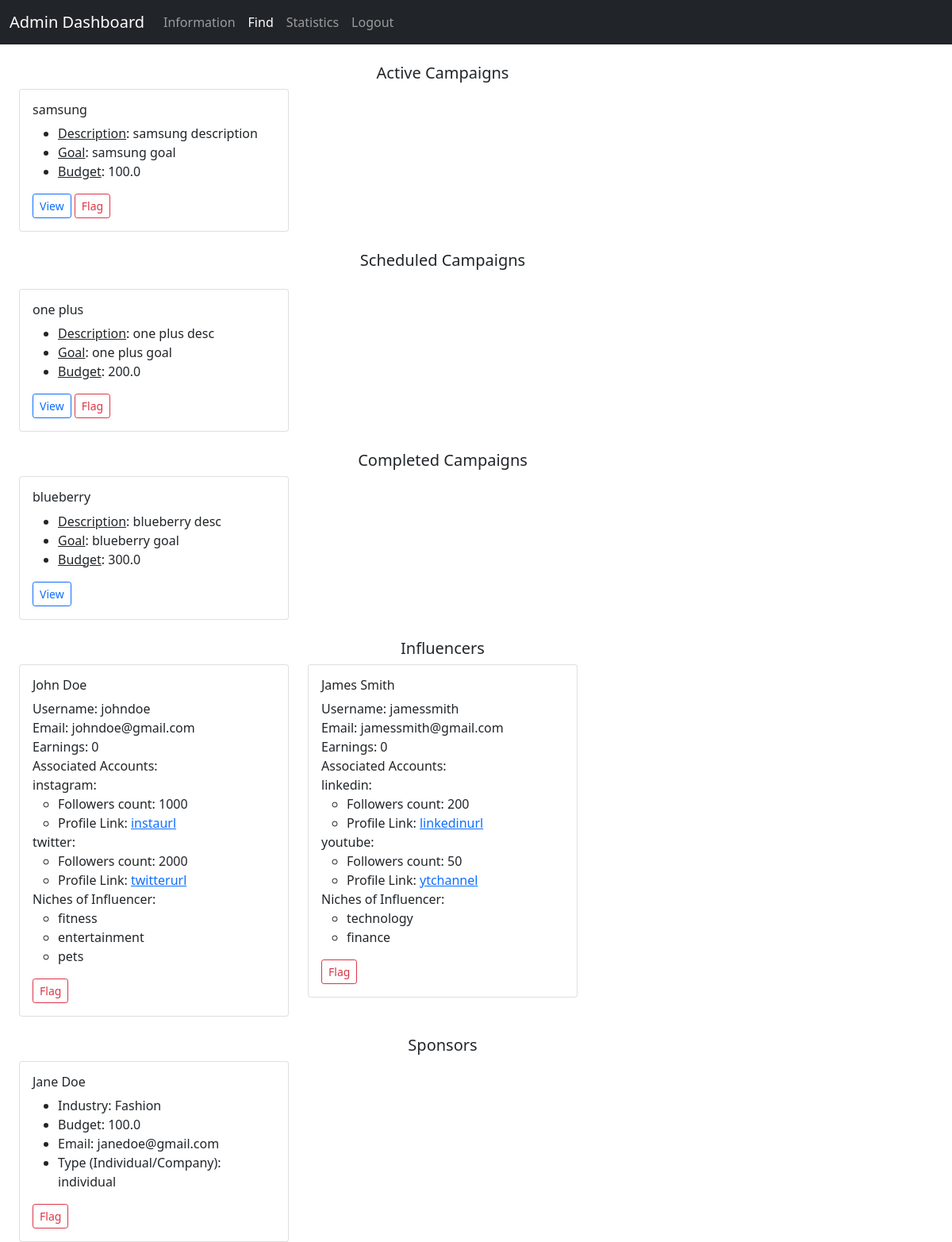
The app's page /admin_find with its own data.
### backend/models.py (models this page shows)
class Campaign(db.Model):
    __tablename__ = 'campaign'
    id = db.Column(db.Integer, primary_key=True)
    sponsor_id = db.Column(db.Integer, db.ForeignKey('sponsor.id'), nullable=False)
    visibility = db.Column(db.Enum('private', 'public'), default='public', nullable=False)
    title = db.Column(db.String, nullable=False)
    description = db.Column(db.String)
    goal = db.Column(db.String)
    start_date = db.Column(db.Date, nullable=False)
    end_date = db.Column(db.Date, nullable=False)
    budget = db.Column(db.Float, nullable=False)
    flagged = db.Column(db.Boolean, default=False)
    ad_request = db.relationship('Ad_Request', backref='campaign', cascade='all, delete-orphan')

class Influencer(db.Model):
    __tablename__ = 'influencer'
    id = db.Column(db.Integer, primary_key=True)
    first_name = db.Column(db.String, nullable=False)
    last_name = db.Column(db.String)
    age = db.Column(db.Integer, nullable=False)
    username = db.Column(db.String, unique=True, nullable=False)
    password = db.Column(db.String, nullable=False)
    email = db.Column(db.String, unique=True, nullable=False)
    earning = db.Column(db.Integer, default=0)
    profile_pic = db.Column(db.String)      # remove this attribute
    flagged = db.Column(db.Boolean, default=False)
    reach = db.relationship('Reach', backref='influencer', cascade='all, delete-orphan')
    ad_request = db.relationship('Ad_Request', backref='influencer')
    influencer_niche = db.relationship('Influencer_Niche', backref='influencer')

class Reach(db.Model):
    __tablename__ = 'reach'
    id = db.Column(db.Integer, primary_key=True)
    influencer_id = db.Column(db.Integer, db.ForeignKey('influencer.id'), nullable=False)
    platform = db.Column(db.Enum('instagram', 'twitter', 'youtube', 'linkedin'), nullable=False)
    followers = db.Column(db.Integer, nullable=False)
    profile_link = db.Column(db.String, nullable=False)

class Niche(db.Model):
    __tablename__ = 'niche'
    id = db.Column(db.Integer, primary_key=True)
    name = db.Column(db.String, nullable=False)
    influencer_niche = db.relationship('Influencer_Niche', backref='niche')
    ad_request = db.relationship('Ad_Request', backref='niche')

class Sponsor(db.Model):
    __tablename__ = 'sponsor'
    id = db.Column(db.Integer, primary_key=True)
    first_name = db.Column(db.String, nullable=False)         # if it is a company then the first_name denotes the name of the company
    last_name = db.Column(db.String)
    username = db.Column(db.String, unique=True, nullable=False)
    password = db.Column(db.String, nullable=False)
    industry = db.Column(db.String, nullable=False)
    budget = db.Column(db.Float, nullable=False)
    email = db.Column(db.String, unique=True, nullable=False)
    type = db.Column(db.Enum('company', 'individual'), nullable=False)
    flagged = db.Column(db.Boolean, default=False)
    campaign = db.relationship('Campaign', backref='sponsor', cascade='all, delete-orphan')

### backend/controllers.py (the view)
@app.route('/admin_find', methods=['GET', 'POST'])
def admin_find():
    return render_template('admin_find.html', active_campaigns=fetch_active_campaigns(), completed_campaigns=fetch_completed_campaigns(),
                           all_influencers=fetch_all_influencers(), all_sponsors=fetch_all_sponsors(), scheduled_campaigns=fetch_scheduled_campaigns())

### backend/controllers.py (called while the page is built)
def progress(start_date, end_date):
    current_date = datetime.now().date()
    total_duration = (end_date - start_date).days
    elapsed_duration = (current_date - start_date).days
    progress = (elapsed_duration / total_duration) * 100
    return int(min(max(progress, 0), 100))

def fetch_all_influencers():
    influencers = Influencer.query.filter_by(flagged=False).all()
    all_influencers = {}
    for influencer in influencers:
        if influencer.id not in all_influencers.keys():
            all_influencers[influencer.id] = {'fname': influencer.first_name, 'lname': influencer.last_name, 'username': influencer.username, 'earning': influencer.earning,
                                              'email': influencer.email, 'social_accounts': social_accounts(influencer.id), 'niches': niches(influencer.id)}
    return all_influencers

def fetch_all_sponsors():
    sponsors = Sponsor.query.filter_by(flagged=False).all()
    all_sponsors = {}
    for sponsor in sponsors:
        if sponsor.id not in all_sponsors.keys():
            all_sponsors[sponsor.id] = {'fname': sponsor.first_name, 'lname': sponsor.last_name, 'industry': sponsor.industry,
                                        'budget': sponsor.budget, 'email': sponsor.email, 'type': sponsor.type }
    return all_sponsors

def fetch_completed_campaigns(sponsor_id=None):
    current_date = datetime.now().date()
    if sponsor_id:
        campaigns = (db.session.query(Campaign)
                .filter(Campaign.end_date < current_date, Campaign.sponsor_id==sponsor_id).all())
    else:
        campaigns = (db.session.query(Campaign)
                .filter(Campaign.end_date < current_date).all())
    completed_campaigns = {}
    for campaign in campaigns:
        if campaign.id not in completed_campaigns.keys():
            completed_campaigns[campaign.id] = {'title': campaign.title, 'description': campaign.description, 'goal': campaign.goal, 'budget': campaign.budget,
                                                'start_date': campaign.start_date, 'end_date': campaign.end_date, 'visibility': campaign.visibility}
    return completed_campaigns

### templates/admin_find.html (shortened to what this page needs)
<!DOCTYPE html>
<html lang="en">
<head>
    <link href="https://cdn.jsdelivr.net/npm/bootstrap@5.0.2/dist/css/bootstrap.min.css" rel="stylesheet">
</head>
<body>
    <div id="container">
        <div id="panel">
            <nav class="navbar navbar-expand-lg navbar-dark bg-dark">
                <div class="container-fluid">
                    <label class="navbar-brand">Admin Dashboard</label>
                    <div class="collapse navbar-collapse" id="navbarNavAltMarkup">
                        <div class="navbar-nav">
                            <a class="nav-link" aria-current="page" href="/admin_dashboard">Information</a>
                            <a class="nav-link active" href="/admin_find">Find</a>
                            <a class="nav-link" href="#">Statistics</a>
                            <a class="nav-link" href="#">Logout</a>
                        </div>
                    </div>
                </div>
            </nav>
        </div>
        <div class="container row">
            <h5 class="text-center"><br>Active Campaigns</h5>
            {% if active_campaigns %}
                {% for key, value in active_campaigns.items() %}
                    <div class="col-sm-4">
                        <div class="card">
                            <div class="card-body">
                                <h6 class="card-title">{{ value.title }}</h6>
                                <ul class="card-text">
                                    <li><u>Description</u>: {{ value.description }}</li>
                                    <li><u>Goal</u>: {{ value.goal }}</li>
                                    <li><u>Budget</u>: {{ value.budget }}</li>
                                </ul>
                                <a href="/campaign_details/{{ key }}" class="btn btn-outline-primary btn-sm">View</a>
                                <a href="/flag_campaign/{{ key }}" class="btn btn-outline-danger btn-sm">Flag</a>
                            </div>
                        </div>
                    </div>
                {% endfor %}
            {% else %}
                <h6 class="text-secondary">No Campaigns running</h6>
            {% endif %}
        </div>
        <div class="container row">
            <h5 class="text-center my-4">Scheduled Campaigns</h5>
            {% if scheduled_campaigns %}
                {% for key, value in scheduled_campaigns.items() %}
                    <div class="col-sm-4">
                        <div class="card">
                            <div class="card-body">
                                <h6 class="card-title">{{ value.title }}</h6>
                                <ul class="card-text">
                                    <li><u>Description</u>: {{ value.description }}</li>
                                    <li><u>Goal</u>: {{ value.goal }}</li>
                                    <li><u>Budget</u>: {{ value.budget }}</li>
                                </ul>
                                <a href="/campaign_details/{{ key }}" class="btn btn-outline-primary btn-sm">View</a>
                                <a href="/flag_campaign/{{ key }}" class="btn btn-outline-danger btn-sm">Flag</a>
                            </div>
                        </div>
                    </div>
                {% endfor %}
            {% else %}
                <h6 class="text-secondary">No campaigns scheduled.</h6>
            {% endif %}
        </div>
        <div class="container row">
            <h5 class="text-center"><br>Completed Campaigns</h5>
            {% if completed_campaigns %}
                {% for key, value in completed_campaigns.items() %}
                    <div class="col-sm-4">
                        <div class="card">
                            <div class="card-body">
                                <h6 class="card-title">{{ value.title }}</h6>
                                <ul class="card-text">
                                    <li><u>Description</u>: {{ value.description }}</li>
                                    <li><u>Goal</u>: {{ value.goal }}</li>
                                    <li><u>Budget</u>: {{ value.budget }}</li>
                                </ul>
                                <a href="/campaign_details/{{ key }}" class="btn btn-outline-primary btn-sm">View</a>
                            </div>
                        </div>
                    </div>
                {% endfor %}
            {% else %}
                <h6 class="text-secondary">No Campaigns completed yet!</h6>
            {% endif %}
        </div>
        <div class="container row">
            <h5 class="text-center"><br>Influencers</h5>
            {% if all_influencers %}
                {% for key, value in all_influencers.items() %}
                    <div class="col-sm-4">
                        <div class="card">
                            <div class="card-body">
                                <h6 class="card-title">{{ value.fname }} {{ value.lname }}</h6>
                                <ul class="list-unstyled">
                                    <li>Username: {{ value.username }} </li>
                                    <li>Email: {{ value.email }} </li>
                                    <li>Earnings: {{ value.earning }} </li>
                                    <li>Associated Accounts: </li>
                                    {% for account, info in value.social_accounts.items() %}
                                        <li>
                                            {{ account }}:
                                            <ul>
                                                <li>Followers count: {{ info.followers }}</li>
                                                <li>Profile Link: <a href="{{ info.profile_link }}" target="_blank">{{ info.profile_link }}</a></li>
                                            </ul>
                                        </li>
                                    {% endfor %}
                                    <li>Niches of Influencer:</li>
                                    <ul>
                                        {% for niche in value.niches %}
                                            <li>{{ niche }}</li>
                                        {% endfor %}
                                    </ul>
                                </ul>
                                <a href="/flag_influencer/{{ key }}" class="btn btn-outline-danger btn-sm">Flag</a>
                            </div>
                        </div>
                    </div>
                {% endfor %}
            {% else %}
                <h6 class="text-secondary">No influencers registered.</h6>
            {% endif %}
        </div>
        <div class="container row">
            <h5 class="text-center"><br>Sponsors</h5>
            {% if all_sponsors %}
                {% for key, value in all_sponsors.items() %}
                    <div class="col-sm-4">
                        <div class="card">
                            <div class="card-body">
                                <h6 class="card-title">{{ value.fname }} {{ value.lname }}</h6>
                                <ul class="card-text">
                                    <li>Industry: {{ value.industry }}</li>
                                    <li>Budget: {{ value.budget }}</li>
                                    <li>Email: {{ value.email }}</li>
                                    <li>Type (Individual/Company): {{ value.type }}</li>
                                </ul>
                                <a href="/flag_sponsor/{{ key }}" class="btn btn-outline-danger btn-sm">Flag</a>
                            </div>
                        </div>
                    </div>
                {% endfor %}
            {% else %}
                <h6 class="text-secondary">No sponsors registered</h4>
            {% endif %}
        </div>
    </div>
</body>
</html>

### records on screen
Campaign: title "samsung", description "samsung description", goal "samsung goal", budget "100.0"
Campaign: title "one plus", description "one plus desc", goal "one plus goal", budget "200.0"
Campaign: title "blueberry", description "blueberry desc", goal "blueberry goal", budget "300.0"
Influencer: fname "John", lname "Doe", username "johndoe", email "johndoe@gmail.com"
Reach: platform "instagram", followers "1000", profile_link "instaurl"
Reach: platform "twitter", followers "2000", profile_link "twitterurl"
Niche: name "fitness"
Niche: name "entertainment"
Niche: name "pets"
Influencer: fname "James", lname "Smith", username "jamessmith", email "jamessmith@gmail.com"
Reach: platform "linkedin", followers "200", profile_link "linkedinurl"
Reach: platform "youtube", followers "50", profile_link "ytchannel"
Niche: name "technology"
Niche: name "finance"
Sponsor: fname "Jane", lname "Doe", industry "Fashion", budget "100.0", email "janedoe@gmail.com", type "individual"

### other values on screen
{{ value.earning }} "0" "0"
